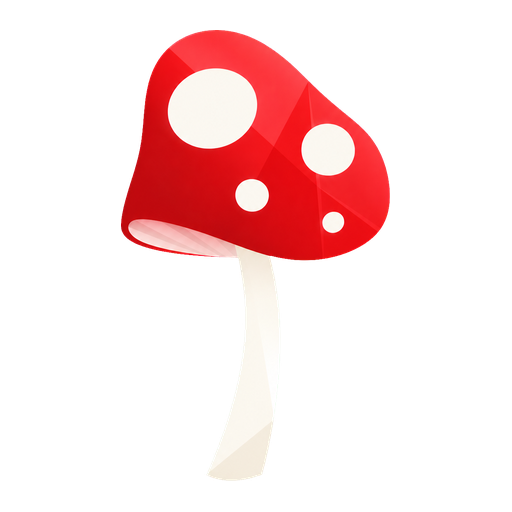
#> input picture windows/Assets/SplashScreen.png, 512 x 512 px
$ python prepare-masked-depth-input.py ../windows/Assets/SplashScreen.png ../windows/Assets/SplashScreen.png ../windows/Assets/SplashScreen.png
#> lines starting #> are read from the running program, lines starting #| are printed output that depends on the picture; after the words box and inside, x2 and y2 are one past the last pixel; in counts of white or black regions, pixels touching at a corner belong together
import sys
from pathlib import Path

import numpy as np
from PIL import Image


def main() -> None:
    if len(sys.argv) != 4:
        raise SystemExit(
            "Usage: python scripts/prepare-masked-depth-input.py "
            "<rgba-image> <masked-rgb.png> <binary-alpha.png>"
        )

    rgba_path, rgb_output_path, alpha_output_path = map(Path, sys.argv[1:])
    rgba = np.asarray(Image.open(rgba_path).convert("RGBA"), dtype=np.uint8)
#> rgba is the input picture: shape (512, 512, 4); mean R, G, B, A 51.5, 23.2, 23.3, 53.8
    alpha = rgba[..., 3] >= 128
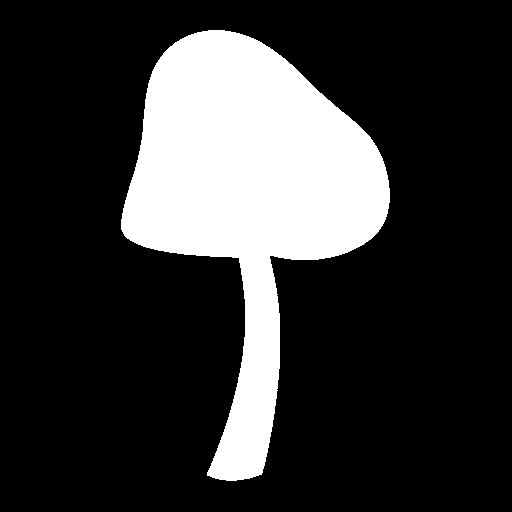
#> alpha: shape (512, 512) bool; 21.1% white; 1 white region, box (x1, y1, x2, y2) and area: (121, 30, 390, 481) 55260
    masked = np.where(alpha[..., None], rgba[..., :3], 0).astype(np.uint8)
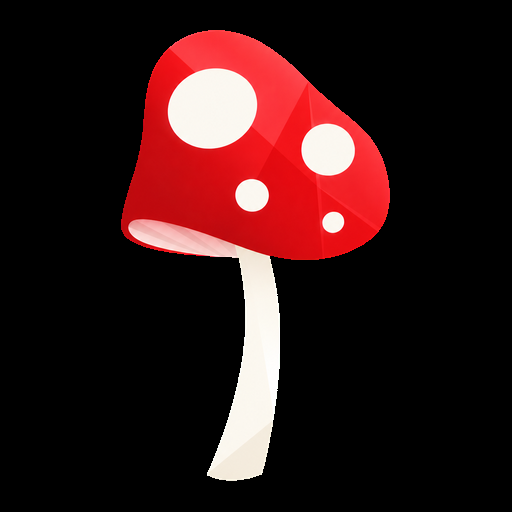
#> masked: shape (512, 512, 3); mean R, G, B 49.8, 22.2, 22.4
    rgb_output_path.parent.mkdir(parents=True, exist_ok=True)
    alpha_output_path.parent.mkdir(parents=True, exist_ok=True)
    Image.fromarray(masked, mode="RGB").save(rgb_output_path)
    Image.fromarray((alpha.astype(np.uint8) * 255), mode="L").save(alpha_output_path)
    print(f"kept {alpha.mean() * 100:.2f}%")
#| kept 21.08%
    print(f"saved {rgb_output_path}")
    print(f"saved {alpha_output_path}")


if __name__ == "__main__":
    main()
